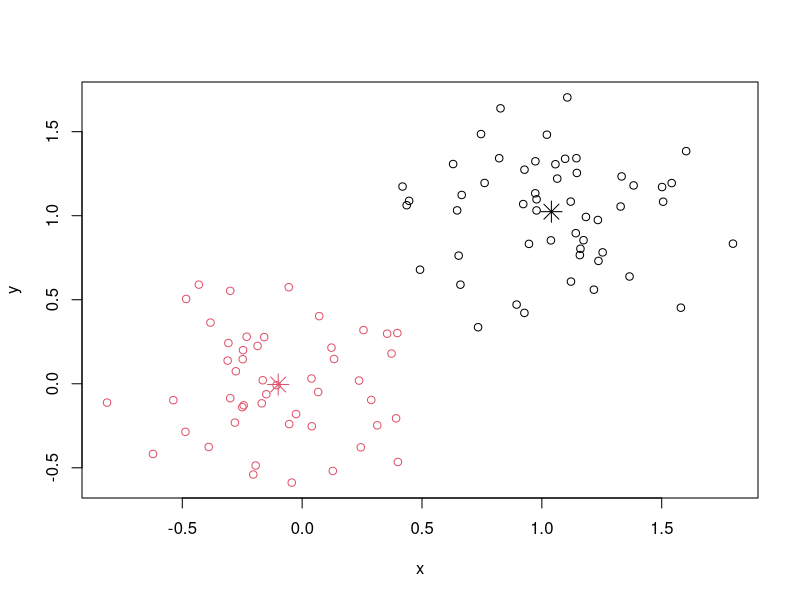

Generate this figure with R:
library(graphics)
# a 2-dimensional example
x<- rbind(matrix(rnorm(100, sd = 0.3), ncol = 2),
           + matrix(rnorm(100, mean= 1, sd = 0.3), ncol = 2))
colnames(x) <- c("x","y")
(cl <- kmeans(x, 2))
plot(x, col = cl$cluster)
points(cl$centers, col = 1:2, pch = 8, cex=2)